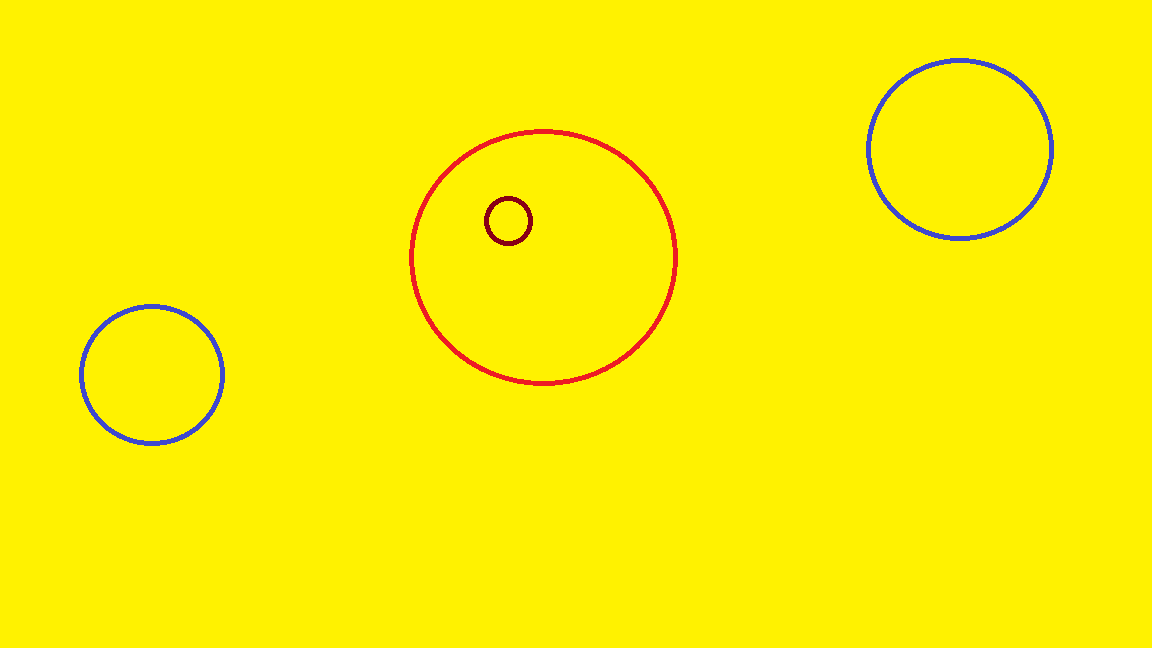
//> input picture resrc/Circle_Test.png, 1152 x 648 px
$ ./CannyEdgeDetec ../resrc/Circle_Test.png   (built with g++ and OpenCV 4)
//> lines starting //> are read from the running program, lines starting //| are printed output that depends on the picture; after the words box and inside, x2 and y2 are one past the last pixel; in counts of white or black regions, pixels touching at a corner belong together
#include "opencv2/imgproc.hpp"
#include "opencv2/highgui.hpp"
#include <iostream>

using namespace cv;

Mat src, src_gray;
Mat dst, detected_edges;
int lowThreshold = 0;
const int max_lowThreshold = 100;
const int ratio = 3;
const int kernel_size = 3;
const char* window_name = "Edge Map";

static void CannyThreshold(int, void*)
{
    blur( src_gray, detected_edges, Size(3,3) );
    Canny( detected_edges, detected_edges, lowThreshold, lowThreshold*ratio, kernel_size );
    dst = Scalar::all(0);
    src.copyTo( dst, detected_edges);
    imshow( window_name, dst );
}

int main( int argc, char** argv )
{
  CommandLineParser parser( argc, argv, "{@input | fruits.jpg | input image}" );
  src = imread( samples::findFile( parser.get<String>( "@input" ) ), IMREAD_COLOR ); // Load an image
//> src is the input picture: 648 rows x 1152 cols, CV_8UC3; mean B, G, R 1.6, 239.5, 253.5
  if( src.empty() )
  {
    std::cout << "Could not open or find the image!\n" << std::endl;
    std::cout << "Usage: " << argv[0] << " <Input image>" << std::endl;
    return -1;
  }

  dst.create( src.size(), src.type() );
  cvtColor( src, src_gray, COLOR_BGR2GRAY );
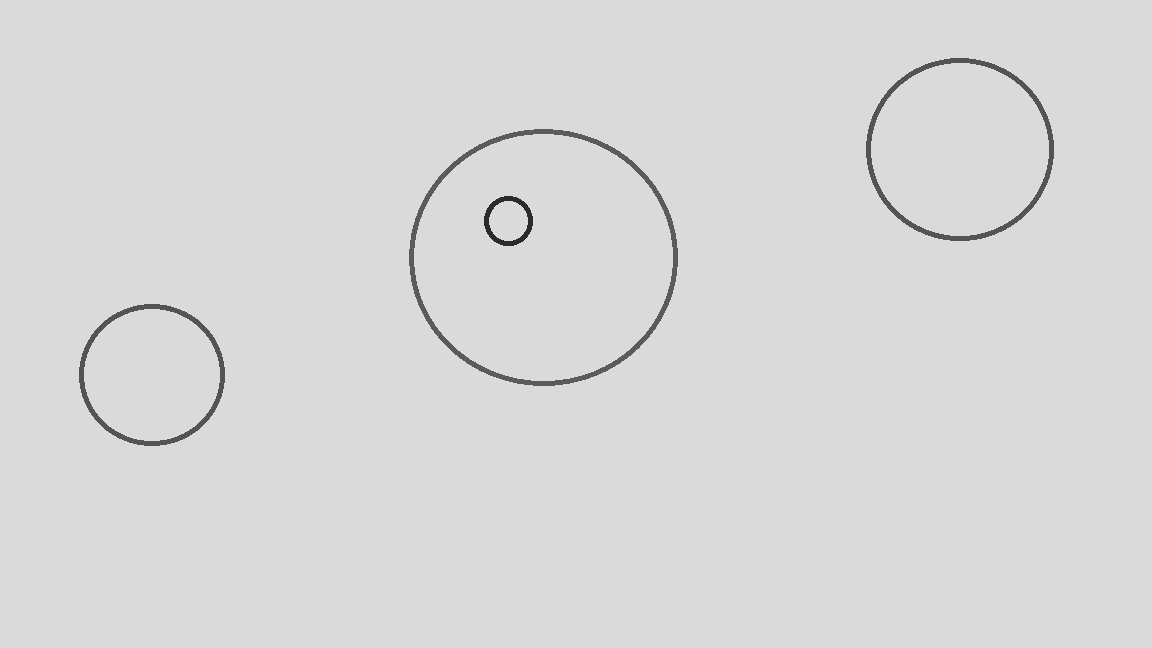
//> src_gray: 648 rows x 1152 cols, CV_8UC1; min 43, max 218, mean 216.3
  namedWindow( window_name, WINDOW_AUTOSIZE );
  createTrackbar( "Min Threshold:", window_name, &lowThreshold, max_lowThreshold, CannyThreshold );
  CannyThreshold(0, 0);
//> in CannyThreshold, `Canny( detected_edges, detected_edges, lowThreshold, lowThreshold*rati..`:
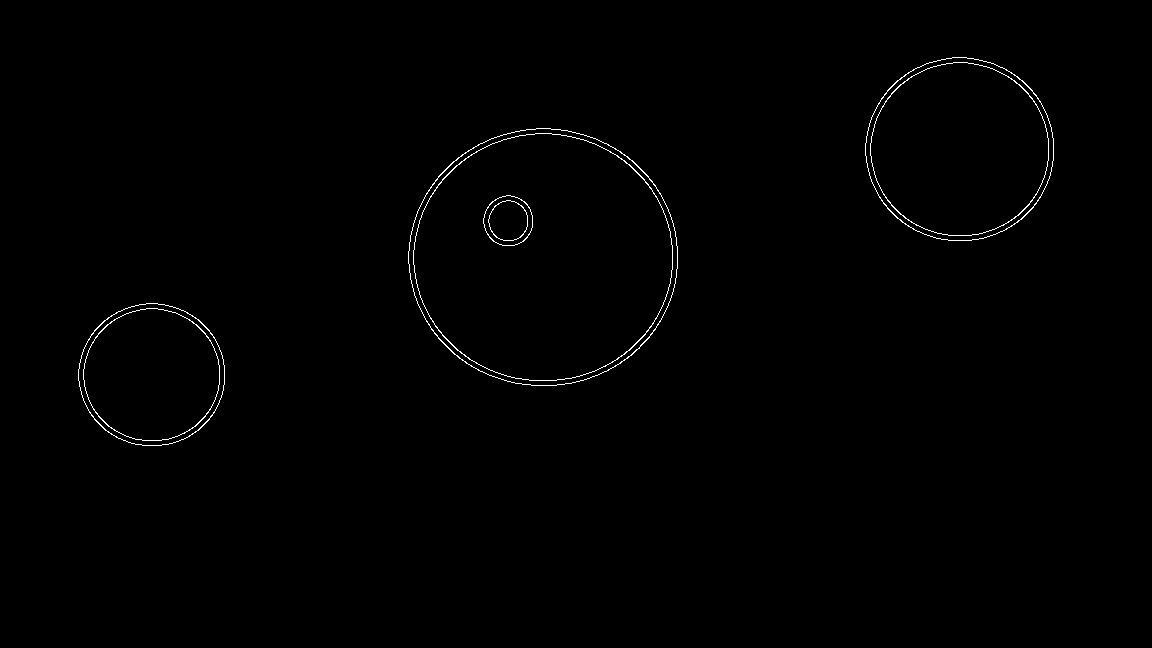
//> detected_edges: 648 rows x 1152 cols, CV_8UC1; 0.55% white in thin lines or dots, all inside (x1, y1, x2, y2) = (78, 57, 1054, 446)
  waitKey(0);
  return 0;
}
